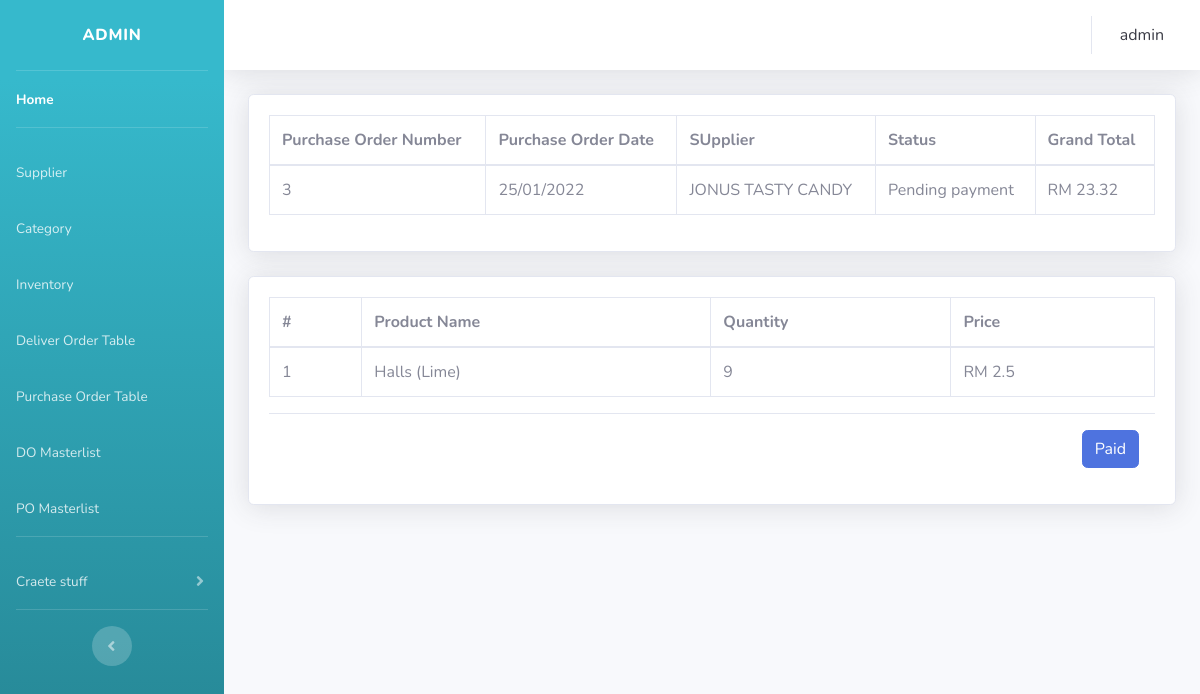
The app's page /engine/view_po.php?ID=3 (signed in) with its own data.
### tables this page shows
CREATE TABLE `purchase_order` (
  `ID` int(11) NOT NULL,
  `po_date` date NOT NULL,
  `supplier` varchar(50) NOT NULL,
  `sub_total` varchar(20) NOT NULL,
  `tax` varchar(20) NOT NULL,
  `tax_total` varchar(20) NOT NULL,
  `total` varchar(20) NOT NULL,
  `status` varchar(20) NOT NULL,
  `completation_date` date DEFAULT NULL
);

CREATE TABLE `purchase_order_detail` (
  `ID` int(55) NOT NULL,
  `po_ID` int(50) NOT NULL,
  `barcode` varchar(50) NOT NULL,
  `product` varchar(20) NOT NULL,
  `quantity` int(50) NOT NULL,
  `price` varchar(20) NOT NULL,
  `total_price` varchar(20) NOT NULL
);

### engine/view_po.php (the view, shortened to what this page needs)
<?php
    include '../tools/bar.php';
?>
<html>
<head>
</head>
<body>
    <div class="container-fluid">
        <div class="card shadow mb-4">
            <div class="card-body">
                <div class="table-responsive">
                    <table class="table table-bordered">
                        <thead>
                            <tr>
                                <th>
                                Purchase Order Number
                                </th>
                                <th>
                                Purchase Order Date
                                </th>
                                <th>
                                SUpplier
                                </th>
                                <th>
                                Status
                                </th>
                                <th>
                                Grand Total
                                </th>
                            </tr>
                        </thead>
                        <tbody>
                            <?php
                            include 'connect.php';
                            if(isset($_GET['ID'])){
                                $ID = (int)$_GET['ID'];
                                $sql = "SELECT * FROM purchase_order WHERE ID=".$ID;
                                $result = $conn->query($sql);
                                while($row = $result->fetch_assoc()){
                                    $po_ID = $row['ID'];
                                    $po_date = date("d/m/Y",strtotime($row["po_date"]));
                                    $supplier = $row['supplier'];
                                    $grand_total = $row['total'];
                                    if ($row['status'] == 2) {
                                        $stat = "Paid";
                                    }
                                    else {
                                        $stat = "Pending payment";
                                    }
                                }
                                echo"
                                <tr>
                                <td>".$po_ID."</td>
                                <td>".$po_date."</td>
                                <td>".$supplier."</td>
                                <td>".$stat."</td>
                                <td>"."RM"." ".$grand_total."</td>
                                </tr>";
                            }
                            echo"</table>";
                            ?>
                </div>
            </div>
        </div>
    </div>
    <div class="container-fluid">
     <div class="card shadow mb-4">
      <div class="card-body">
       <div class="table-responsive">
        <table class="table table-bordered">
         <thead>
          <tr>
           <th>
            #
           </th>
           <th>
           Product Name
           </th>
           <th>
           Quantity
           </th>
           <th>
           Price
           </th>
          </tr>
         </thead>
         <tbody>
            <?php
            $i =1;
            include 'connect.php';
            if(isset($_GET['ID'])){
                $ID = (int)$_GET['ID'];
                $sql = "SELECT * FROM purchase_order
                INNER JOIN purchase_order_detail ON purchase_order_detail.po_ID = purchase_order.ID WHERE purchase_order_detail.po_ID=".$ID;
                $result = $conn->query($sql);
                while($row = $result->fetch_assoc()){
                    $product_name = $row['product'];
                    $quantity = $row['quantity'];
                    $price = $row['price'];
                    $status = $row['status'];
                    echo "
                <tr>
                <td>".$i++."</td>
                <td>".$product_name."</td>
                <td>".$quantity."</td>
                <td>"."RM"." ".$price."</td>
                </tr>";
                }
                echo "</table>";
            }
            ?>
       </div>
        <div class="modal-footer" >
        <?php
            if($status == '2'){
        ?>
         <a href="../engine/transfer_item.php?ID=<?php echo $ID; ?>"><button class="btn btn-primary" disabled>Item received</button></a>
         <?php
            }
            else{
         ?>
         <a href="../engine/transfer_item.php?ID=<?php echo $ID; ?>"><button class="btn btn-primary">Paid</button></a>
         <?php
            }
         ?>
      </div>
      </div>
     </div>
    </div>
</body>
</html>

### records on screen
purchase_order: ID "3", po_date "25/01/2022", supplier "JONUS TASTY CANDY", status "Pending payment", total "23.32", purchase_order_detail.product "Halls (Lime)", purchase_order_detail.quantity "9", purchase_order_detail.price "2.5"

### other values on screen
$_SESSION["username"] "admin"
